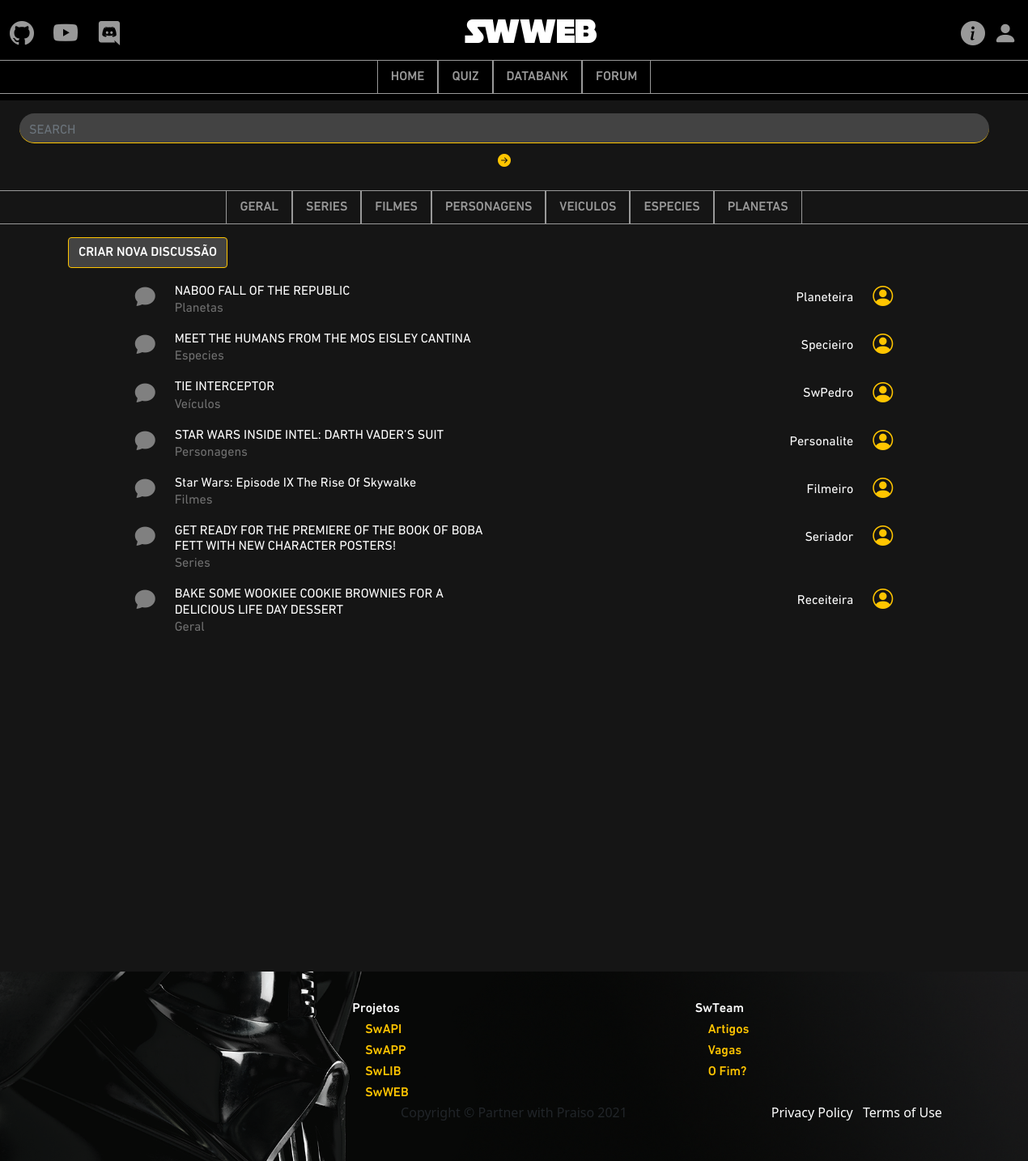
Screenshot of /app/view/pages/forum.php with the database file from the repository.
### tables this page shows
CREATE TABLE `questions` (
  `id_question` int(11) NOT NULL,
  `title` varchar(200) NOT NULL,
  `theme` varchar(20) NOT NULL,
  `id_user` int(11) NOT NULL,
  `text` text NOT NULL
);

CREATE TABLE `users` (
  `id_user` int(11) NOT NULL,
  `username` varchar(12) NOT NULL,
  `email` varchar(100) NOT NULL,
  `password` varchar(8) NOT NULL
);

### app/view/components/previewposts.php (the view)
<a href='./posts.php?id=<?php echo $id_question ?>'>
          <section class='row' id='post'>
            <div class='col-2 text-end'>
                <i class='bi bi-chat-fill' style='color: grey; font-size: 25px;'></i>
             </div>
            <div class='col-4 text-start'>
             <h6 class='swText m-0  text-break  text-capitalize'> <?php echo $title ?> </h6>
             <p class='swText text-break text-capitalize' style='color: #707070;'>
                  <?php echo $theme ?>
             </p>
            </div>
             <div class='col-3 offset-1 py-2 text-end'>
                <h6 class='swText text-break m-0 text-capitalize'><?php echo $username ?></h6>
             </div>
            <div class='col-2  text-start'>
                <i class='bi bi-person-circle' style='font-size: 25px; color:#ffc500;'></i>
            </div>
        </section>
</a>

### app/view/components/head.php (shortened to what this page needs)
<!DOCTYPE html>
<html lang="pt-BR">
<head>
    <link href="https://cdn.jsdelivr.net/npm/bootstrap@5.1.3/dist/css/bootstrap.min.css" rel="stylesheet">
    <link rel="stylesheet" href="https://cdn.jsdelivr.net/npm/bootstrap-icons@1.5.0/font/bootstrap-icons.css">
    <link rel="stylesheet" href="../styles/styles.css">

### app/view/pages/forum.php (shortened to what this page needs)
<?php require "../components/head.php" ?>
<link rel="stylesheet" href="../styles/forum.css">
</head>
<body>
    <header class="jumbotron">
        <?php require "../components/navbar.php" ?>
        <section class="row d-block container-fluid ">
                <?php include  '../components/searchbox.php' ?>
            <div class="text-center d-none d-md-block">
                <?php include  '../components/searchbox.php' ?>
            </div>
        </section>
    </header>
    <main role="main">
        <section class="row d-none d-lg-block">
            <?php require "../components/lg-forum-typesbar.php" ?>
            <div class="px-5 mx-5 my-3 ">
            <?php
            if (empty($_SESSION['obj_user']) == 1) { ?>
                    <a data-bs-toggle="modal" href="#userModalToggle" role="button" class="btn btn-outline-sw swTitle">
                            CRIAR NOVA DISCUSSÃO
                        </a>
            <?php }?>
                    </div>
        </section>
        <section class="my-3">
            <?php require '../../controller/questions.php' ?>
        </section>
    </main>
    <?php require "../components/footer.php" ?>
    <?php require "../components/script.php" ?>

### app/view/components/navbar.php (shortened to what this page needs)
<nav class="navbar navbar-dark bg-black fixed-top d-block position-sticky text-center ">
    <div class="container-fluid">
        <div class="row">
            <div class="col">
                <a href="https://github.com/matheusMunizera" class="icon-grey">
                    <i class="bi bi-github p-0 d-none d-md-flex"></i>
                </a>
            </div>
            <div class="col">
                <a href="https://www.youtube.com/channel/UCih5H8dNtieYjGFSnYtgZzA/featured" class="icon-grey">
                    <i class="bi bi-youtube p-0 d-none d-md-flex"></i>
                </a>
            </div>
            <div class="col">
                <a href="https://discord.gg/hrFKyrrDRH" class="icon-grey">
                    <i class="bi bi-discord p-0 d-none d-md-flex"></i>
                </a>
            </div>
        </div>
        <a href="home.php" class="navbar-brand flex-grow-1 swFont" id="home">
            <h1>swweb</h1>
        </a>
        <a class="btn mx-0 px-2 d-none d-md-flex" href="about.php">
            <i class="bi bi-info-circle-fill icon-grey"></i>
        </a>
        <div class="m-0">
            <?php
            if (empty($_SESSION['obj_user']) == 1) { ?>
                <a class="btn m-0 p-0 " data-bs-toggle="modal" href="#userModalToggle" role="button">
                    <i class="bi bi-person-fill icon-grey"></i>
                </a>
            <?php
            } ?>
        </div>
    </div>
    <div class="row  d-none d-md-flex">
        <ul class="nav swTitle  bar  m-0 p-0 justify-content-center text-uppercase">
            <li class="nav-item   ">
                <a class="nav-link  text-reset" href="../pages/home.php">Home</a>
            </li>
            <li class="nav-item  ">
                <a class="nav-link text-reset" href="../pages/quiz.php">Quiz</a>
            </li>
            <li class="nav-item  ">
                <a class="nav-link  text-reset" href="../pages/databank.php?type=geral">Databank</a>
            </li>
            <li class="nav-item  ">
                <a class="nav-link active text-reset" href="../pages/forum.php">Forum</a>
            </li>
        </ul>
    </div>
</nav>

### app/view/components/searchbox.php
<form action="./forum.php?query=<?php echo $_GET['query'] ?>" method="GET" class=" form-inline my-3"  >
    <input class=" searchbox form-control mr-sm-2" type="search" placeholder="SEARCH"
        aria-label="SEARCH" name="query">
    <button class="btn btn-search p-0 my-2 "  type="submit" ><i class=" bi bi-arrow-right-circle-fill"></i></button>
</form>

### app/view/components/lg-forum-typesbar.php
<ul class="nav swTitle  bar  m-0 p-0 justify-content-center text-uppercase">
        <li class="nav-item   ">
            <a class="nav-link  text-reset" href="../pages/forum.php?theme=Geral">Geral</a>
        </li>
        <li class="nav-item  ">
            <a class="nav-link text-reset" href="../pages/forum.php?theme=Series">Series</a>
        </li>
        <li class="nav-item  ">
            <a class="nav-link  text-reset" href="../pages/forum.php?theme=Filmes">Filmes</a>
        </li>
        <li class="nav-item  ">
            <a class="nav-link active text-reset" href="../pages/forum.php?theme=Personagens">Personagens</a>
        </li>
        <li class="nav-item  ">
            <a class="nav-link active text-reset" href="../pages/forum.php?theme=Veiculos">Veiculos</a>
        </li>
        <li class="nav-item  ">
            <a class="nav-link active text-reset" href="../pages/forum.php?theme=Especies">Especies</a>
        </li>
        <li class="nav-item  ">
            <a class="nav-link active text-reset" href="../pages/forum.php?theme=Planetas">Planetas</a>
        </li>
    </ul>

### app/controller/questions.php (shortened to what this page needs)
<?php
$isForum = str_contains($_SERVER['REQUEST_URI'], 'forum');
$isPosts = str_contains($_SERVER['REQUEST_URI'], 'posts');
if($isForum || $isPosts) {
  include_once("../../model/questionDAO.php");
}else{
  include_once("../model/questionDAO.php");
include_once("../database/connection.php");
}
$conexao = new Connection();
$conn = $conexao->connect();
$questions = new QuestionDAO();
if ($isForum) {
 $questions->show($conn, $sql);
}

### app/model/questionDAO.php (shortened to what this page needs)
<?php
class QuestionDAO
{
    function show($conn, $sql)
    {
       if(empty($sql)){
        $sql = "SELECT * FROM `questions`  order by `id_question` DESC";
       }
      $consulta = $conn->query($sql);
      $registros=$consulta->rowCount();
      function findUsernameByID($id_user, $conn){
          $sql = "SELECT * FROM `users` WHERE `id_user` = $id_user";
          $consulta = $conn->query($sql);
          $linha = $consulta->fetch(PDO::FETCH_ASSOC);
          $username = $linha['username'];
          return $username;
      }
      if($registros){
       while ($linha = $consulta->fetch(PDO::FETCH_ASSOC)) {
          $id_question = $linha['id_question'];
          $title = $linha['title'];
          $theme = $linha['theme'];
          $id_user = $linha['id_user'];
          $username = findUsernameByID( $id_user, $conn);
          include '../components/previewposts.php';
       }
    }else{
        echo "
          <section class='container text-center'>
        <h1 class='swFont'>Não há registros!</h1>
        </section>
        ";
    }
    }
}
?>

### app/view/components/footer.php (shortened to what this page needs)
<footer class="container-fluid">
    <aside class="row">
      <nav class="col-md-4 offset-md-4 footer-column">
        <ul class="nav flex-column">
          <li class="nav-item">
            <span class="footer-title swTitle">Projetos</span>
          </li>
          <li class="nav-item">
            <a class="nav-link-footer swTitle" href="https://github.com/MatheusMunizera/swAPI">SwAPI</a>
          </li>
          <li class="nav-item">
            <a class="nav-link-footer swTitle" href="https://github.com/MatheusMunizera/swApp">SwAPP</a>
          </li>
          <li class="nav-item">
            <a class="nav-link-footer swTitle" href="https://github.com/MatheusMunizera/swLib">SwLIB</a>
          </li>
          <li class="nav-item">
            <a class="nav-link-footer swTitle" href="https://github.com/MatheusMunizera/swWeb">SwWEB</a>
          </li>
        </ul>
      </nav>
      <nav class="col-md-4 footer-column">
        <ul class="nav flex-column">
          <li class="nav-item">
            <span class="footer-title swTitle">SwTeam</span>
          </li>
          <li class="nav-item">
            <a class="nav-link-footer swTitle" href="#"> Artigos</a>
          </li>
          <li class="nav-item">
            <a class="nav-link-footer swTitle" href="#">Vagas</a>
          </li>
          <li class="nav-item">
            <a class="nav-link-footer swTitle" href="#">O Fim?</a>
          </li>
        </ul>
      </nav>
</aside>
    <div class="row text-center">
      <div class="col-md-4 offset-md-4 box">
        <span class="copyright quick-links">Copyright &copy; Partner with Praiso <script>document.write(new Date().getFullYear())</script>
        </span>
      </div>
      <div class="col-md-4   box">
        <ul class="list-inline quick-links">
          <li class="list-inline-item">
            <a href="#" style="color: white;">Privacy Policy</a>
          </li>
          <li class="list-inline-item">
            <a href="#" style="color: white;">Terms of Use</a>
          </li>
        </ul>
      </div>
    </div>
</footer>

### app/view/components/script.php (shortened to what this page needs)
</body>
</html>

### app/view/styles/forum.css (style rules this page uses)
body { background-color:#151515 ; }
a { text-decoration: none; }
.swFont { color: white; font-family: swFont; }
.btn-outline-sw { color: white ; border-color: #ffc500 ; background-color: #434343; max-width: fit-content; }
.swText { font-family: text; color: white; }
.swTitle { font-family: title; color: white; }

### app/view/styles/footer.css (style rules this page uses)
footer { margin-top: 50vh; padding: 2rem 0; background-image: url("../../assets/images/dart-footer.png") !important; background-position: center; background-repeat: no-repeat; background-size: cover; }
.nav-link-footer { padding: .5rem 1rem; color: #ffc500 !important; text-decoration: none; transition: color .15s ease-in-out,background-color .15s ease-in-out,border-color .15s ease-in-out; }

### app/view/styles/navbar.css (style rules this page uses)
.icon-grey { font-size: 30px; color: #999999; text-decoration: none; border-color: transparent; border: none; }
.bar { border: #999999 1px solid; }
.bar>li { border: #999999 1px solid; border-top: none; border-bottom: none; color: #999999; }

### app/view/styles/search.css (style rules this page uses)
.searchbox { border: none; border-bottom: #ffc500 1px solid; border-radius: 50px; background: #434343; font-family: text; }
.btn-search { color: #ffc500; }
.form-control { display: inline; width:100%; }

### rows the page displays
questions: title "NABOO FALL OF THE REPUBLIC", theme "Planetas", id_user.username "Planeteira"
questions: title "MEET THE HUMANS FROM THE MOS EISLEY CANTINA", theme "Especies", id_user.username "Specieiro"
questions: title "TIE INTERCEPTOR", theme "Veículos", id_user.username "SwPedro"
questions: title "STAR WARS INSIDE INTEL: DARTH VADER’S SUIT", theme "Personagens", id_user.username "Personalite"
questions: title "Star Wars: Episode IX The Rise Of Skywalke", theme "Filmes", id_user.username "Filmeiro"
questions: title "GET READY FOR THE PREMIERE OF THE BOOK OF BOBA FETT WITH NEW CHARACTER POSTERS!", theme "Series", id_user.username "Seriador"
questions: title "BAKE SOME WOOKIEE COOKIE BROWNIES FOR A DELICIOUS LIFE DAY DESSERT", theme "Geral", id_user.username "Receiteira"
